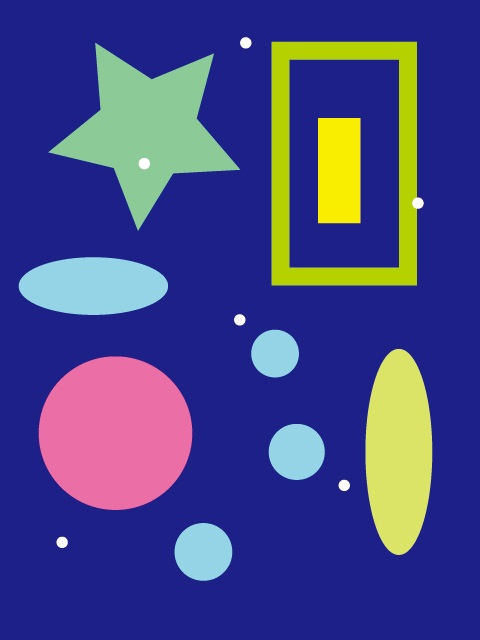
//> input picture 09_2023-06-14/prg/09_02_ellipse_k22047/sample_rotate.jpg, 480 x 640 px
$ ./09_02_ellipse_k22047   (built with g++ and OpenCV 4)
//> lines starting //> are read from the running program, lines starting //| are printed output that depends on the picture; after the words box and inside, x2 and y2 are one past the last pixel; in counts of white or black regions, pixels touching at a corner belong together
#include <iostream>
#include <opencv2/opencv.hpp>

//ファイル
#define FILE_NAME "../sample_rotate.jpg"
//ウィンドウ名
#define WINDOW_NAME_INPUT "input"
#define WINDOW_NAME_BINARY "binary"
#define WINDOW_NAME_OUTPUT "output"

//二値化しきい値
#define BIN_TH (100)

int main(int argc, const char * argv[]) {
    //1. 画像の宣言 (入力画像，グレースケール画像，二値画像，一時的な画像，出力画像)
    cv::Mat src_img, gray_img, bin_img, tmp_img, dst_img;

    //2. 輪郭の座標リストの宣言 (New!)
    std::vector< std::vector< cv::Point > > contours;

    //3. 画像の入力 (カラーで入力)
    src_img = cv::imread(FILE_NAME);
//> src_img is the input picture: 640 rows x 480 cols, CV_8UC3; mean B, G, R 135.1, 70.7, 68.8
    if (src_img.empty()) { //入力失敗の場合
        fprintf(stderr, "File is not opened.\n");
        return (-1);
    }

    //4. 入力画像を出力画像にコピー (New!)
    dst_img = src_img.clone();

    //5. グレースケール化
    cv::cvtColor(src_img, gray_img, cv::COLOR_BGR2GRAY);
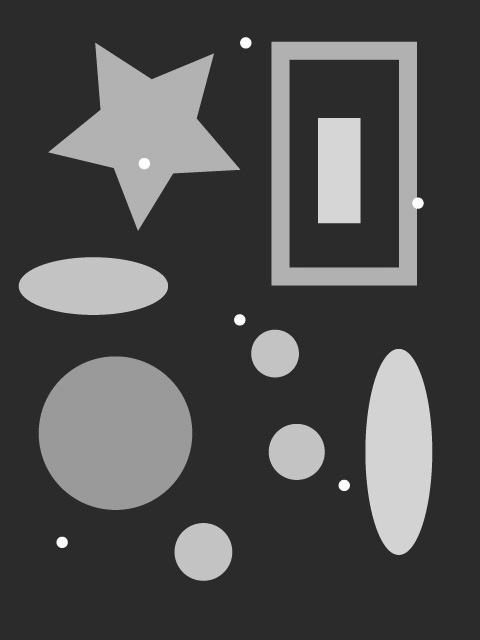
//> gray_img: 640 rows x 480 cols, CV_8UC1; min 35, max 255, mean 77.5

    //6. 二値化 (固定しきい値で実装．しきい値: 100)
    cv::threshold(gray_img, bin_img, BIN_TH, 255, cv::THRESH_BINARY);
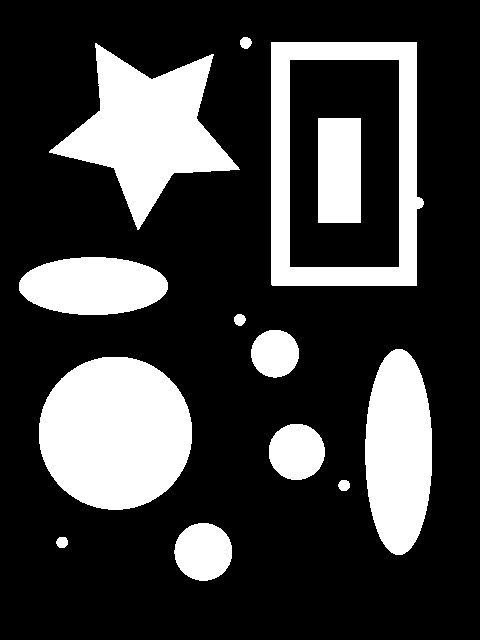
//> bin_img: 640 rows x 480 cols, CV_8UC1; 24.9% white; 13 white regions

    //二値画像コピー (New!)
    tmp_img = bin_img.clone();

    //7. 輪郭追跡 (New!)
    cv::findContours(tmp_img, contours, cv::RETR_EXTERNAL, cv::CHAIN_APPROX_NONE);
//> contours = 12 contours; largest, box (x1, y1, x2, y2) and area: (271, 42, 424, 286) 35300, (39, 357, 192, 510) 18298, (49, 43, 240, 230) 14902, (365, 349, 432, 555) 10689, (19, 257, 168, 315) 6661

    //8.1 輪郭数の表示
    printf("輪郭数=%d\n", (int)contours.size());
//| 輪郭数=12

    //8.2 表示する輪郭番号の入力
    for(int i = 0; i < contours.size(); i++) {
        double L, S;
        L = cv::arcLength(contours[i], true);
        S = cv::contourArea(contours[i]);
        printf("輪郭番号=%d, 周囲長=%f, 面積=%f\n", i, L, S);

        //領域を赤色で塗りつぶす
        if(S > 200) if(S < 14000) cv::drawContours(dst_img, contours, i, CV_RGB(255, 0, 0), -1);
    }
//> this loop made 12 passes
//> (L, S) on passes 1 to 12: (35.56, 91.5), (189.3, 2559), (35.56, 90.5), (183.1, 2408.5), (506.1, 18298), (477.6, 10689), (156.4, 1743), (36.38, 94.5), (356.1, 6661), (703.3, 14902.5), (784.7, 35299.5), (36.38, 94.5)
//| 輪郭番号=0, 周囲長=35.556349, 面積=91.500000
//| 輪郭番号=1, 周囲長=189.338094, 面積=2559.000000
//| 輪郭番号=2, 周囲長=35.556349, 面積=90.500000
//| 輪郭番号=3, 周囲長=183.095453, 面積=2408.500000
//| 輪郭番号=4, 周囲長=506.073156, 面積=18298.000000
//| 輪郭番号=5, 周囲長=477.563489, 面積=10689.000000
//| 輪郭番号=6, 周囲長=156.367531, 面積=1743.000000
//| 輪郭番号=7, 周囲長=36.384776, 面積=94.500000
//> (output is shown up to pass 8 of 12)
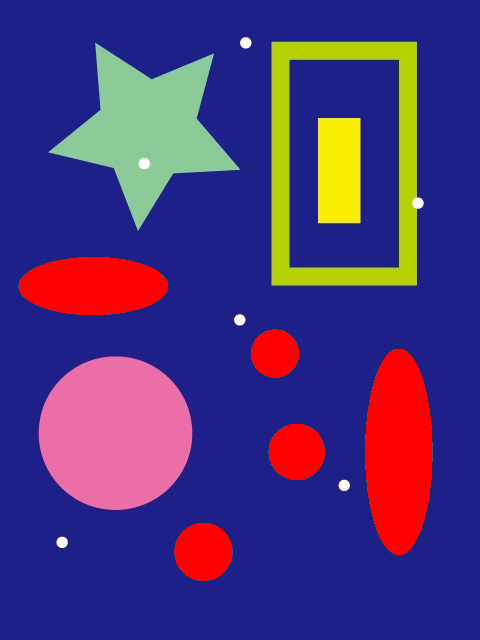
//> dst_img: 640 rows x 480 cols, CV_8UC3; 8.03% of pixels changed, all inside (x1, y1, x2, y2) = (19, 257, 432, 581)

    //9. 表示
    cv::imshow(WINDOW_NAME_INPUT, src_img);
    cv::imshow(WINDOW_NAME_OUTPUT, dst_img);
    cv::waitKey();

    return 0;
}

$ run again, with 09_2023-06-14/prg/09_02_ellipse_k22047/sample.jpg copied over 09_2023-06-14/prg/09_02_ellipse_k22047/sample_rotate.jpg
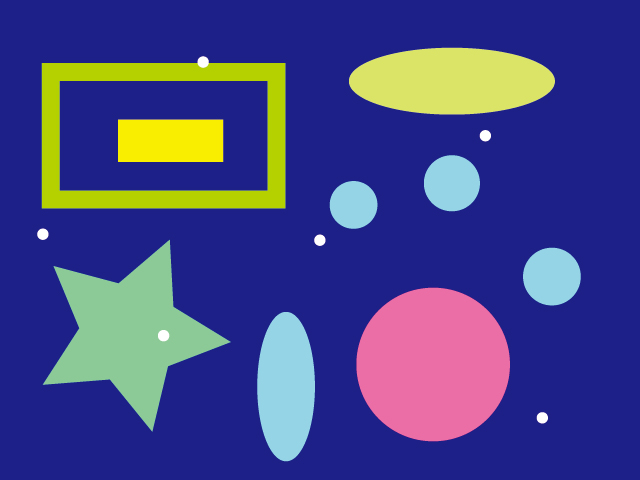
//> input picture 09_2023-06-14/prg/09_02_ellipse_k22047/sample.jpg, 640 x 480 px
//> src_img is the input picture: 480 rows x 640 cols, CV_8UC3; mean B, G, R 135.1, 70.7, 68.8
//> `cv::threshold(gray_img, bin_img, BIN_TH, 255, cv::THRESH_BINARY);`:
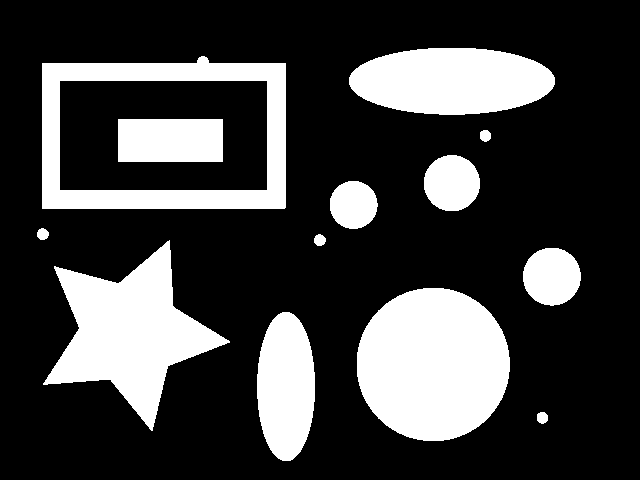
//> bin_img: 480 rows x 640 cols, CV_8UC1; 24.9% white; 13 white regions
//> contours = 12 contours; largest, box (x1, y1, x2, y2) and area: (42, 56, 286, 209) 35300, (357, 288, 510, 441) 18299, (43, 240, 230, 431) 14900, (349, 48, 555, 115) 10691, (257, 312, 315, 461) 6662
//| 輪郭数=12
//> the loop `for(int i = 0; i < contours.size(); i++)` made 12 passes
//> (L, S) on passes 1 to 8: (35.56, 91.5), (356.1, 6662), (506.1, 18299), (189.3, 2560), (702.5, 14900.5), (36.38, 94.5), (36.38, 94.5), (156.4, 1744)
//> (printed output is left out)
//> after the loop `for(int i = 0; i < contours.size(); i++)`:
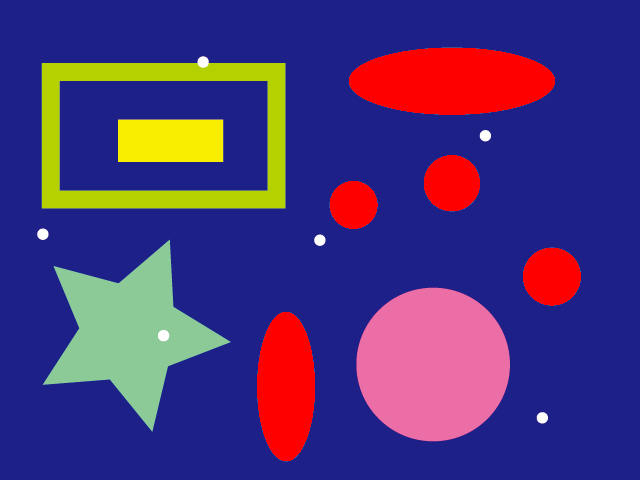
//> dst_img: 480 rows x 640 cols, CV_8UC3; 8.03% of pixels changed, all inside (x1, y1, x2, y2) = (257, 48, 581, 461)
